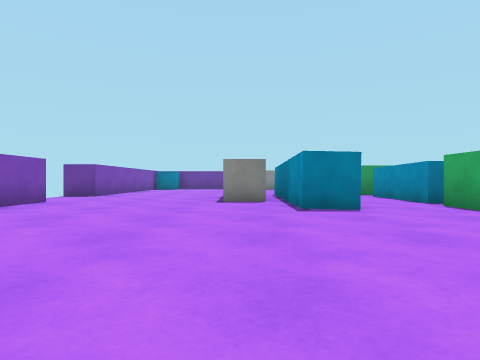
View 1 (above)

16 first-person views from a walk through a scene from a Unity 3-D project. The camera is 0.51 m above the floor, looks level and sees 75° across. The floor is counted in squares, 1 m on a side. Each view is taken from the middle of a square. On the plan, view 1 faces up. The plan holds only what a view shows up to about 9 squares ahead; the rest is blank. The player character is not drawn. Surface patterns are stand-ins for the level's own textures.

View 2
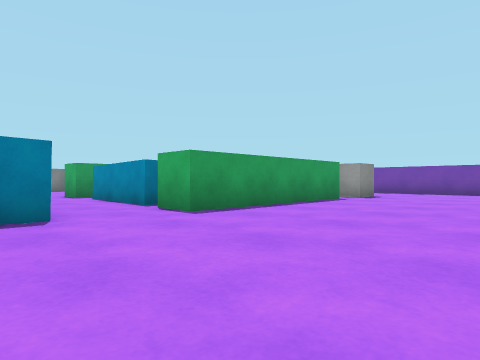

View 3
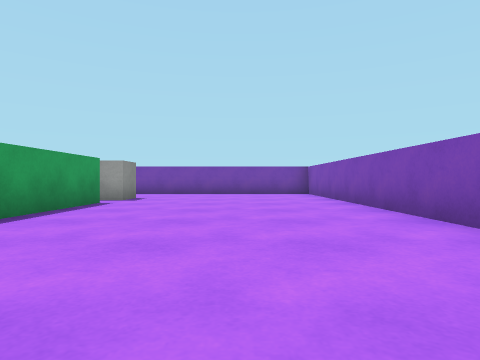

View 4
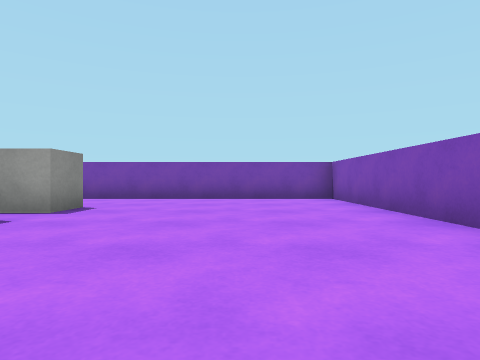

View 5
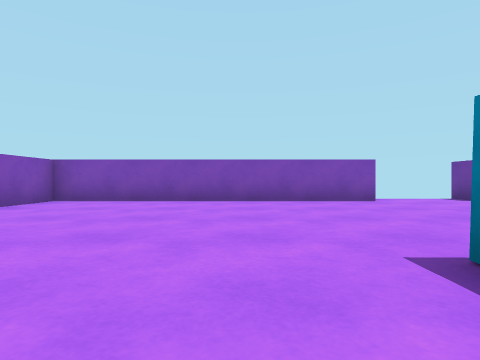

View 6
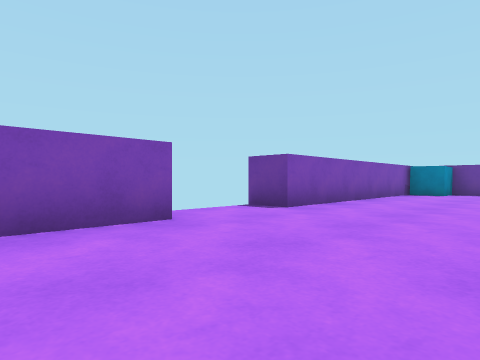

View 7
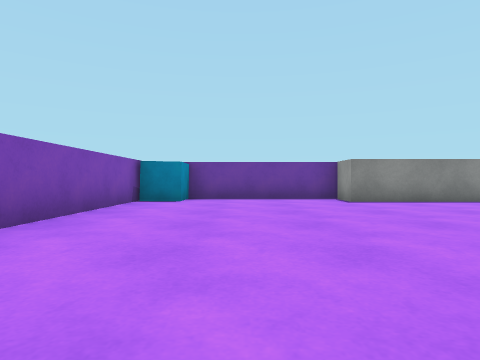

View 8
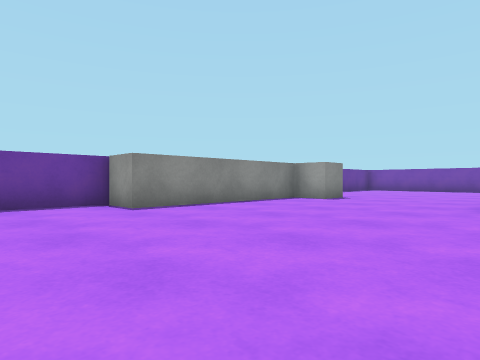

View 9
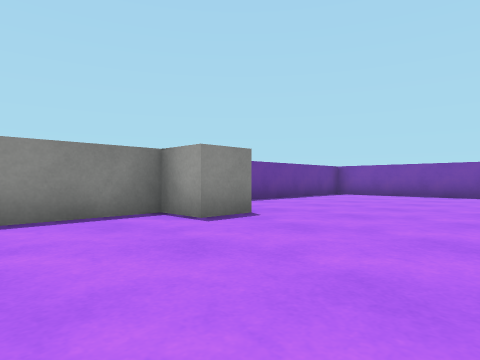

View 10
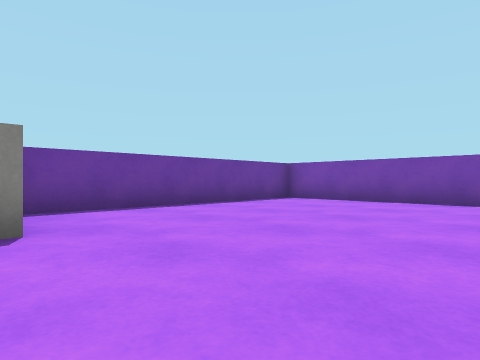

View 11
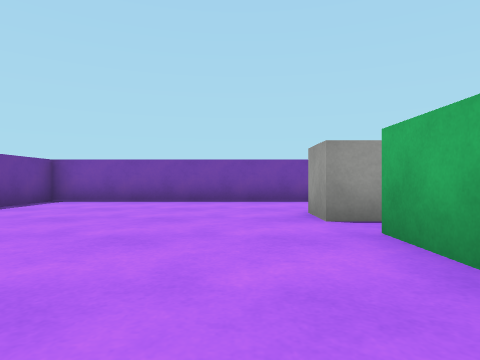

View 12
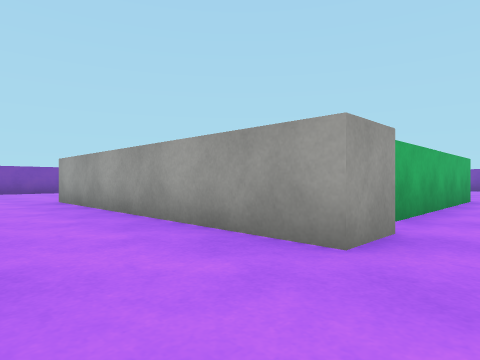

View 13
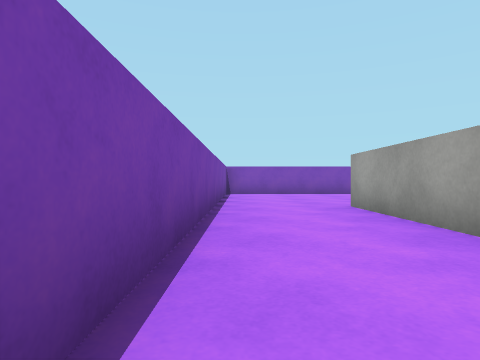

View 14
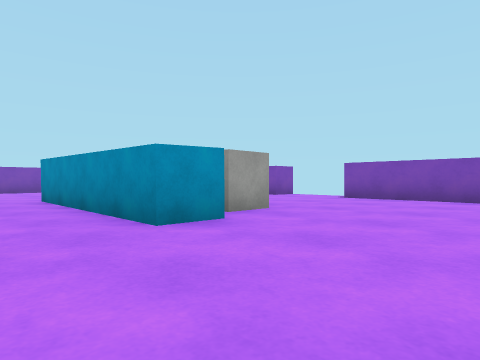

View 15
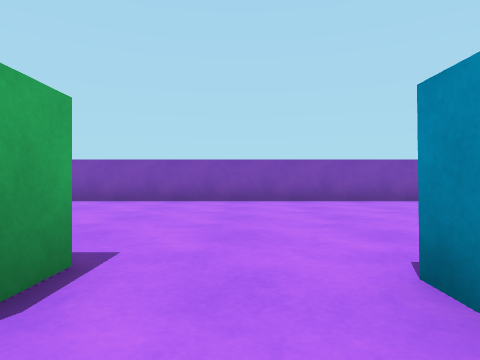

View 16
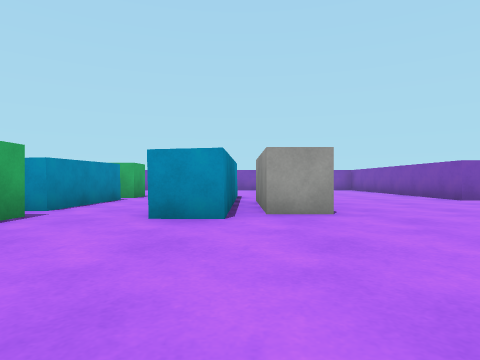

### Floor plan
Points are (right, up) in squares from view 1. A wall is a line through its corners. A room is listed if a view was taken in it or the views show most of it. See-through windows are left out.
Room 1 (views 1, 2, 3, 4, 5, 6, 7, 8, 9, 10, 11, 12, 13, 14, 15, 16)
walls: (4, 6.8) (4, 9.9); (0.6, 7.3) (-0.4, 7.3); (4, 10.6) (4, 11.1); (2.1, 5.3) (1.1, 5.3) (1.2, 10.9) (2.2, 10.9) (2.1, 5.3); (4.1, 11.6) (9, 11.6); (-0.5, 10.3) (0.6, 10.3); (9, 5.2) (4, 5.2) (4, 6.1); (9.9, 11.2) (9.9, 11.9) (10.9, 11.9) (10.9, 4.9) (9.9, 4.9); (-5, 7.3) (-4.5, 7.3) (-4.5, -0.5) (13.5, -0.5) (13.5, 17.5) (6.9, 17.5); (5.5, 16.3) (0.6, 16.3) (0.6, 17.5) (-3.4, 17.5); (-4.5, 16.9) (-4.5, 9.8) (-5.5, 9.8)
objects: cube (-4, 17); other object (6, 16)

Where each view was taken, in squares from view 1:
view 1: 0 up, 0 right, facing up
view 2: 1 up, 1 right, facing up-right
view 3: 2 up, 2 right, facing right
view 4: 2 up, 5 right, facing right
view 5: 4 up, 3 right, facing left
view 6: 5 up, 1 left, facing up-left
view 7: 9 up, 2 left, facing up
view 8: 11 up, 2 left, facing up-right
view 9: 12 up, 3 right, facing up-right
view 10: 12 up, 6 right, facing up-right
view 11: 13 up, 6 right, facing right
view 12: 13 up, 13 right, facing down-left
view 13: 11 up, 13 right, facing down
view 14: 14 up, 4 right, facing down-left
view 15: 7 up, 3 right, facing down
view 16: 15 up, 1 right, facing down
